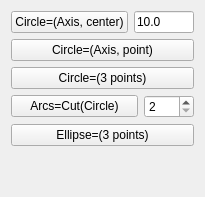
             <widget class="QWidget" name="tab_4">
              <attribute name="icon">
               <iconset>
                <normaloff>../../../../../../../../home/laurent/Documents/03_Plans/Python/Icons/WF_circle.svg</normaloff>../../../../../../../../home/laurent/Documents/03_Plans/Python/Icons/WF_circle.svg</iconset>
              </attribute>
              <attribute name="title">
               <string>Circle</string>
              </attribute>
              <layout class="QGridLayout" name="gridLayout_22">
               <item row="3" column="0">
                <layout class="QHBoxLayout" name="horizontalLayout_24">
                 <item>
                  <widget class="QPushButton" name="button_cut_circle">
                   <property name="toolTip">
                    <string>Create Arcs:
Cut the selected Circle(s) or Arc(s) in 2(n) parts and create 2(n) Arcs.
The number indicates in how many parts to cut.
- First select as many Circles and Arcs you want
- Second set the number of parts
- Third push this button

NB: You can change the successive lines to be bicolor (red and white)  
in &quot;Ori. Pref.&quot;  TAB</string>
                   </property>
                   <property name="text">
                    <string>Arcs=Cut(Circle)</string>
                   </property>
                   <property name="icon">
                    <iconset>
                     <normaloff>../../../../../../../../home/laurent/Documents/03_Plans/Python/Icons/WF_cutCircle.svg</normaloff>../../../../../../../../home/laurent/Documents/03_Plans/Python/Icons/WF_cutCircle.svg</iconset>
                   </property>
                   <property name="iconSize">
                    <size>
                     <width>32</width>
                     <height>32</height>
                    </size>
                   </property>
                  </widget>
                 </item>
                 <item>
                  <widget class="QSpinBox" name="spin_circle_cut">
                   <property name="minimumSize">
                    <size>
                     <width>40</width>
                     <height>0</height>
                    </size>
                   </property>
                   <property name="maximumSize">
                    <size>
                     <width>50</width>
                     <height>16777215</height>
                    </size>
                   </property>
                   <property name="toolTip">
                    <string>The number indicates in how many parts the selected Circle will be cut  (Max 100).</string>
                   </property>
                   <property name="minimum">
                    <number>2</number>
                   </property>
                   <property name="maximum">
                    <number>100</number>
                   </property>
                   <property name="singleStep">
                    <number>1</number>
                   </property>
                  </widget>
                 </item>
                </layout>
               </item>
               <item row="0" column="0">
                <layout class="QHBoxLayout" name="horizontalLayout_11">
                 <item>
                  <widget class="QPushButton" name="button_linecenter_circle">
                   <property name="toolTip">
                    <string>Select an Axis and a Point to create a Circle
centered on the Point, perpendicular to the Axis 
with the given radius.</string>
                   </property>
                   <property name="text">
                    <string>Circle=(Axis, center)</string>
                   </property>
                   <property name="icon">
                    <iconset>
                     <normaloff>../../../../../../../../home/laurent/Documents/03_Plans/Python/Icons/WF_lineCenterCircle.svg</normaloff>../../../../../../../../home/laurent/Documents/03_Plans/Python/Icons/WF_lineCenterCircle.svg</iconset>
                   </property>
                   <property name="iconSize">
                    <size>
                     <width>32</width>
                     <height>32</height>
                    </size>
                   </property>
                  </widget>
                 </item>
                 <item>
                  <widget class="QLineEdit" name="radius_circle">
                   <property name="minimumSize">
                    <size>
                     <width>40</width>
                     <height>0</height>
                    </size>
                   </property>
                   <property name="maximumSize">
                    <size>
                     <width>60</width>
                     <height>16777215</height>
                    </size>
                   </property>
                   <property name="toolTip">
                    <string>Radius of the Circle.</string>
                   </property>
                   <property name="text">
                    <string>10.0</string>
                   </property>
                  </widget>
                 </item>
                </layout>
               </item>
               <item row="1" column="0">
                <widget class="QPushButton" name="button_linepoint_circle">
                 <property name="toolTip">
                  <string>Select an Axis and a Point  to create a Circle
centered on the Axis and tangenting the Point.</string>
                 </property>
                 <property name="text">
                  <string>Circle=(Axis, point)</string>
                 </property>
                 <property name="icon">
                  <iconset>
                   <normaloff>../../../../../../../../home/laurent/Documents/03_Plans/Python/Icons/WF_linePointCircle.svg</normaloff>../../../../../../../../home/laurent/Documents/03_Plans/Python/Icons/WF_linePointCircle.svg</iconset>
                 </property>
                 <property name="iconSize">
                  <size>
                   <width>32</width>
                   <height>32</height>
                  </size>
                 </property>
                </widget>
               </item>
               <item row="5" column="0">
                <spacer name="verticalSpacer_7">
                 <property name="orientation">
                  <enum>Qt::Vertical</enum>
                 </property>
                 <property name="sizeHint" stdset="0">
                  <size>
                   <width>20</width>
                   <height>40</height>
                  </size>
                 </property>
                </spacer>
               </item>
               <item row="4" column="0">
                <widget class="QPushButton" name="button_3points_ellipse">
                 <property name="toolTip">
                  <string>Select a center and 2 Points to create an Ellipse.</string>
                 </property>
                 <property name="text">
                  <string>Ellipse=(3 points)</string>
                 </property>
                 <property name="icon">
                  <iconset>
                   <normaloff>../../../../../../../../home/laurent/Documents/03_Plans/Python/Icons/WF_3pointsEllipse.svg</normaloff>../../../../../../../../home/laurent/Documents/03_Plans/Python/Icons/WF_3pointsEllipse.svg</iconset>
                 </property>
                 <property name="iconSize">
                  <size>
                   <width>32</width>
                   <height>32</height>
                  </size>
                 </property>
                </widget>
               </item>
               <item row="2" column="0">
                <widget class="QPushButton" name="button_3points_circle">
                 <property name="toolTip">
                  <string>Select 3 Points  to create a Circle.</string>
                 </property>
                 <property name="text">
                  <string>Circle=(3 points)</string>
                 </property>
                 <property name="icon">
                  <iconset>
                   <normaloff>../../../../../../../../home/laurent/Documents/03_Plans/Python/Icons/WF_3pointsCircle.svg</normaloff>../../../../../../../../home/laurent/Documents/03_Plans/Python/Icons/WF_3pointsCircle.svg</iconset>
                 </property>
                 <property name="iconSize">
                  <size>
                   <width>32</width>
                   <height>32</height>
                  </size>
                 </property>
                </widget>
               </item>
              </layout>
             </widget>
